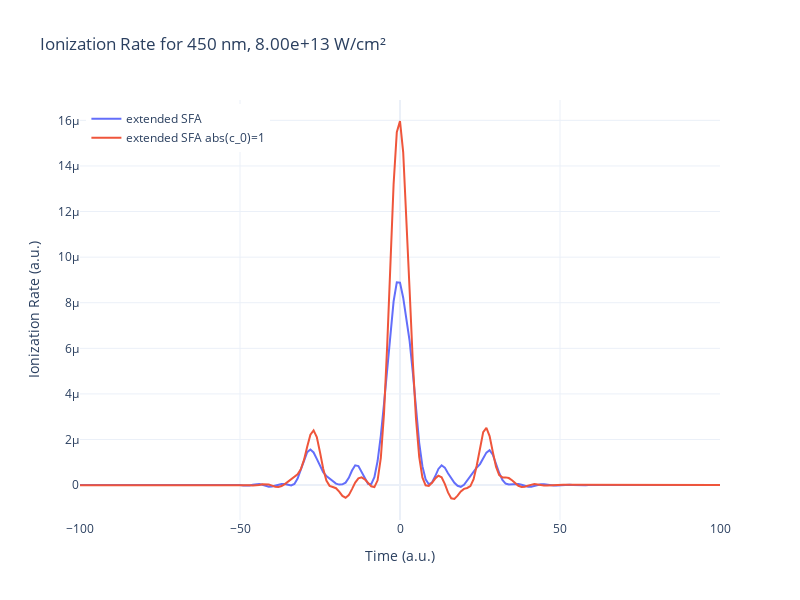

Notebook source saved alongside this figure:
### Code cell
%autoreload
# data = plotter(params, time_recon, rate_SFA, rateExcited_1, rateExcited_2, rateExcited_3, useTex=False)

# data.matplot4()

fig = go.Figure()
#fig.add_trace(go.Scatter(x=time_recon, y=rate_SFA, mode='lines', name='normal SFA'))
fig.add_trace(go.Scatter(x=time_recon_1, y=np.real(rateExcited_1), mode='lines', name='extended SFA'))
fig.add_trace(go.Scatter(x=time_recon_2, y=np.real(rateExcited_2), mode='lines', name='extended SFA abs(c_0)=1'))
# fig.add_trace(go.Scatter(x=time_recon_3, y=np.real(rateExcited_3), mode='lines', name='SFA_excited_3'))
# fig.add_trace(go.Scatter(x=time_recon_0, y=np.real(rateExcited_0), mode='lines', name='SFA_excited_0'))
lam0 = params['lam0']
intensity = params['intensity']
fig.update_layout(
    title=f'Ionization Rate for {lam0} nm, {intensity:.2e} W/cm²',
    xaxis_title='Time (a.u.)',
    yaxis_title='Ionization Rate (a.u.)',
    legend=dict(x=0.01, y=0.99),
    template='plotly_white',
    xaxis_range=[-100, 100],
    width=800,
    height=600
)
fig.show()

# filename = f"plots/ionRate_{params['lam0']}_c0-is-1.html"
# if not os.path.exists(filename):
#     #fig.write_html(filename)
#     print(f"Plot saved as {filename}")
# else:
#     print(f"File {filename} already exists - skipping save")

### Figure 1 — Plotly figure (JSON) as saved in the notebook; plotly's stock layout.template omitted (floating-point values rounded to 4 significant figures; data arrays with more than 128 entries replaced by an {"elided": "..."} marker saying what was removed)
{"data": [{"mode": "lines", "name": "extended SFA", "type": "scatter", "x": {"elided": "333 int values"}, "y": {"elided": "333 float values"}}, {"mode": "lines", "name": "extended SFA abs(c_0)=1", "type": "scatter", "x": {"elided": "333 int values"}, "y": {"elided": "333 float values"}}], "layout": {"height": 600, "legend": {"x": 0.01, "y": 0.99}, "title": {"text": "Ionization Rate for 450 nm, 8.00e+13 W/cm²"}, "width": 800, "xaxis": {"range": [-100, 100], "title": {"text": "Time (a.u.)"}}, "yaxis": {"title": {"text": "Ionization Rate (a.u.)"}}}}
